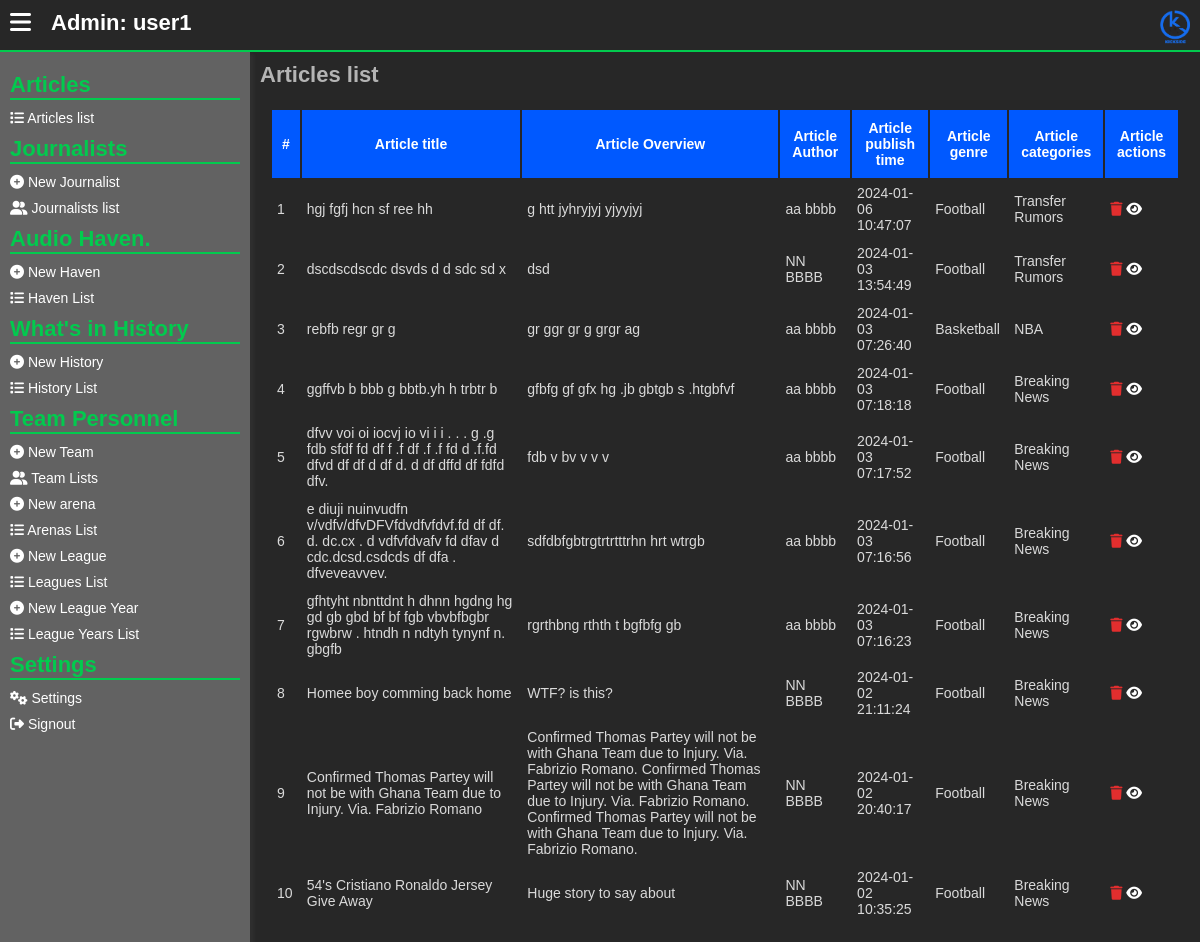
Page /admins/articles-list.php (signed in) on the committed database.
### tables this page shows
CREATE TABLE `news_articles` (
  `article_id` int(11) NOT NULL,
  `article_title` text NOT NULL,
  `article_overview` text NOT NULL,
  `article_poster` text NOT NULL,
  `article_full_details` text NOT NULL,
  `article_author` int(11) NOT NULL,
  `article_genre` int(11) NOT NULL,
  `article_publish_time` text NOT NULL DEFAULT current_timestamp()
);

CREATE TABLE `journalists` (
  `id` int(11) NOT NULL,
  `first_name` varchar(255) NOT NULL,
  `last_name` varchar(255) NOT NULL,
  `user_name` varchar(255) NOT NULL,
  `email` varchar(255) NOT NULL,
  `phone_number` varchar(255) NOT NULL,
  `password` text NOT NULL,
  `display_name` varchar(255) NOT NULL,
  `status` varchar(255) NOT NULL DEFAULT 'Working'
);

CREATE TABLE `genres` (
  `id` int(11) NOT NULL,
  `genre_name` varchar(255) NOT NULL,
  `genre_description` text NOT NULL,
  `genre_icon` varchar(255) NOT NULL
);

CREATE TABLE `categories` (
  `id` int(11) NOT NULL,
  `category_name` varchar(255) NOT NULL,
  `category_description` text NOT NULL,
  `genre` int(11) NOT NULL,
  `category_icon` varchar(255) NOT NULL
);

### assets/php/admins/session_checker.php (called while the page is built, shortened)
<?php
    if (!isset($_SESSION['acting_admin_id'])) {
        header("location: signin.php");
    }
    else {
        $acting_admin_id = $_SESSION['acting_admin_id'];
        $check_admin_exists = mysqli_query($server,"SELECT * from
            admins WHERE id = '$acting_admin_id'
        ");
        if (mysqli_num_rows($check_admin_exists) !== 1) {
            header("location: ../admins/signin.php");
        }
        else {
            $get_the_admin_info = mysqli_fetch_array($check_admin_exists);
            $acting_admin_un = $get_the_admin_info["user_name"];
        }
    }
?>

### admins/articles-list.php (the view, shortened to what this page needs)
<?php
include("../assets/php/global/server.php");
include("../assets/php/admins/session_checker.php");
?>
<!DOCTYPE html>
<html lang="en">
<head>
   <link rel="stylesheet" href="../assets/css/back-main.css">
   <link rel="stylesheet" href="https://cdnjs.cloudflare.com/ajax/libs/font-awesome/6.5.1/css/all.min.css"
 />
</head>
<body>
   <main>
      <section class="main-section">
         <?php include("../assets/php/admins/header.php"); ?>
         <div class="hero">
            <?php include("../assets/php/admins/left-nav.php") ?>
            <div class="dashboard">
               <div class="dashboard-cont">
                  <h1>
                     Articles list
                  </h1>
                  <div class="form-row">
                     <table>
                        <thead>
                           <tr>
                              <th>#</th>
                              <th>
                                 Article title
                              </th>
                              <th>
                                 Article Overview
                              </th>
                              <th>
                                 Article Author
                              </th>
                              <th>
                                 Article publish time
                              </th>
                              <th>
                                 Article genre
                              </th>
                              <th>
                                 Article categories
                              </th>
                              <th>
                                 Article actions
                              </th>
                           </tr>
                        </thead>
                        <tbody>
                           <?php
                           $get_All_articles = mysqli_query($server, "SELECT * from
                              news_articles,genres,journalists
                              WHERE
                              news_articles.article_genre = genres.id
                              AND news_articles.article_author = journalists.id
                              ORDER BY article_publish_time DESC
                           ");
                           if (mysqli_num_rows($get_All_articles) < 1) {
                              ?>
                              <tr>
                                 <td colspan="100">
                                    No values found
                                 </td>
                              </tr>
                              <?php
                           } else {
                              $counter = 1;
                              while ($data_All_articles = mysqli_fetch_array($get_All_articles)) {
                                 $article_id = $data_All_articles['article_id'];
                                 ?>
                                 <tr>
                                    <td>
                                       <?php echo $counter++; ?>
                                    </td>
                                    <td>
                                       <?php echo $data_All_articles['article_title']; ?>
                                    </td>
                                    <td>
                                       <?php echo $data_All_articles['article_overview']; ?>
                                    </td>
                                    <td>
                                       <?php echo $data_All_articles['display_name']; ?>
                                    </td>
                                    <td>
                                       <?php echo $data_All_articles['article_publish_time']; ?>
                                    </td>
                                    <td>
                                       <?php echo $data_All_articles['genre_name']; ?>
                                    </td>
                                    <td>
                                       <?php
                                       $check_if_categories_exists = mysqli_query($server, "SELECT * from
                                             news_articles_categories,categories
                                             WHERE article = '$article_id'
                                             AND news_articles_categories.category = categories.id
                                       ");
                                       if (mysqli_num_rows($check_if_categories_exists) < 1) {
                                          ?>
                                          <a href="article-add-category.php?a=<?php echo $data_All_articles['article_id']; ?>"
                                             title="Add an article Category">
                                             <i class="fa fa-plus-circle"></i>
                                          </a>
                                          <?php
                                       } else {
                                          $data_if_cateogry_exists = mysqli_fetch_array($check_if_categories_exists);
                                          echo $data_if_cateogry_exists['category_name'];
                                       }
                                       ?>
                                    </td>
                                    <td>
                                       <button class="deleteArticle delete"
                                          value="<?php echo $data_All_articles['article_id']; ?>" title="Delete article.">
                                          <i class="fa fa-trash"></i>
                                       </button>
                                       <a href="../clients/read.php?a=<?php echo $data_All_articles['article_id']; ?>"
                                          target="_blank" title="Watch the Article live">
                                          <i class="fa fa-eye"></i>
                                       </a>
                                    </td>
                                 </tr>
                                 <?php
                              }
                           }
                           ?>
                        </tbody>
                     </table>
                  </div>
               </div>
            </div>
         </div>
      </section>
   </main>
</body>
</html>

### assets/php/admins/header.php
<header>
   <div class="menu">
      <button id="menu_toggleBTN">
         <i class="fa fa-bars"></i>
      </button>
   </div>
   <div class="username" onclick="location.reload()">
      Admin:
      <?php
         echo $acting_admin_un;
      ?>
   </div>
   <div class="logo">
      <a href="./home.php">
         <img src="../assets/images/KickSide - Logo.png" alt="Kick Side Logo">
      </a>
   </div>
</header>

### assets/css/back-main.css (style rules this page uses)
* { font-size: 14px; margin: 0; padding: 0; text-decoration: none; }
body { font-family: "Gill Sans", "Gill Sans MT", Calibri, "Trebuchet MS", sans-serif; margin: 0; padding: 0; background: #d3d3d357; overflow: hidden; }
button { cursor: pointer; background: transparent; border: 0; }
main { width: 100%; height: 100%; }
section.main-section { height: 100vh; width: 100vw; top: 0; left: 0; position: absolute; background: rgb(39, 39, 39); overflow: hidden; }
section.main-section header { width: 100vw; display: flex; flex-direction: row; margin: 0; padding: 0; height: 50px; border-bottom: 2px solid #02ca4e; }
section.main-section header .menu { padding: 10px; }
section.main-section header .menu button { border: 0; background: transparent; }
section.main-section header .menu button i { font-size: 24px; color: #fff; }
section.main-section header .username { flex: 4; padding: 10px; color: #fff; font-size: 22px; font-weight: bold; user-select: none; cursor: pointer; }
section.main-section header .logo { text-align: right; flex: 2; padding: 10px; }
section.main-section header .logo img { width: 30px; }
section.main-section .hero { width: 100%; display: flex; flex-direction: row; flex-wrap: nowrap; }
section.main-section .dashboard { height: calc(100vh - 50px); overflow: auto; flex: 1; }
section.main-section .dashboard .dashboard-cont { padding: 10px; }
section.main-section .dashboard .dashboard-cont h1 { color: #b4b4b4; font-size: 22px; }
section.main-section .dashboard .form-row { margin-top: 10px; padding: 10px; border-radius: 10px; }
section.main-section .dashboard .form-row table { width: auto; }
section.main-section .dashboard .form-row table thead { background: #0059ff; color: #fff; }
section.main-section .dashboard .form-row table thead th { padding: 10px; }
section.main-section .dashboard .form-row table tbody td { color: #dadada; padding: 5px; }
section.main-section .dashboard .form-row table tbody td a { background: transparent; border: 0; outline: 0; color: #fff; }
section.main-section .dashboard .form-row table tbody td .delete i { color: #e22e2e; }

### rows in the picture
news_articles: article_title "hgj fgfj hcn sf ree hh", article_overview "g htt jyhryjyj yjyyjyj", article_author.display_name "aa bbbb", article_publish_time "2024-01-06 10:47:07", article_genre.genre_name "Football", categories.category_name "Transfer Rumors", $data_All_articles['article_id'] 20 (drawn)
news_articles: article_title "dscdscdscdc dsvds d d sdc sd x", article_overview "dsd", article_author.display_name "NN BBBB", article_publish_time "2024-01-03 13:54:49", article_genre.genre_name "Football", categories.category_name "Transfer Rumors", $data_All_articles['article_id'] 16 (drawn)
news_articles: article_title "rebfb regr gr g", article_overview "gr ggr gr g grgr ag", article_author.display_name "aa bbbb", article_publish_time "2024-01-03 07:26:40", article_genre.genre_name "Basketball", categories.category_name "NBA", $data_All_articles['article_id'] 13 (drawn)
news_articles: article_title "ggffvb b bbb g bbtb.yh h trbtr b", article_overview "gfbfg gf gfx hg .jb gbtgb s .htgbfvf", article_author.display_name "aa bbbb", article_publish_time "2024-01-03 07:18:18", article_genre.genre_name "Football", categories.category_name "Breaking News", $data_All_articles['article_id'] 11 (drawn)
news_articles: article_title "dfvv voi oi iocvj io vi i i . . . g .g fdb sfdf fd df f .f df .f .f fd d .f.fd dfvd df df d df d. d df dffd df fdfd dfv.", article_overview "fdb v bv v v v", article_author.display_name "aa bbbb", article_publish_time "2024-01-03 07:17:52", article_genre.genre_name "Football", categories.category_name "Breaking News", $data_All_articles['article_id'] 10 (drawn)
news_articles: article_title "e diuji nuinvudfn v/vdfv/dfvDFVfdvdfvfdvf.fd df df. d. dc.cx . d vdfvfdvafv fd dfav d cdc.dcsd.csdcds df dfa . dfveveavvev.", article_overview "sdfdbfgbtrgtrtrtttrhn hrt wtrgb", article_author.display_name "aa bbbb", article_publish_time "2024-01-03 07:16:56", article_genre.genre_name "Football", categories.category_name "Breaking News", $data_All_articles['article_id'] 9 (drawn)
news_articles: article_title "gfhtyht nbnttdnt h dhnn hgdng hg gd gb gbd bf bf fgb vbvbfbgbr rgwbrw . htndh n ndtyh tynynf n. gbgfb", article_overview "rgrthbng rthth t bgfbfg gb", article_author.display_name "aa bbbb", article_publish_time "2024-01-03 07:16:23", article_genre.genre_name "Football", categories.category_name "Breaking News", $data_All_articles['article_id'] 8 (drawn)
news_articles: article_title "Homee boy comming back home", article_overview "WTF? is this?", article_author.display_name "NN BBBB", article_publish_time "2024-01-02 21:11:24", article_genre.genre_name "Football", categories.category_name "Breaking News", $data_All_articles['article_id'] 7 (drawn)
news_articles: article_title "Confirmed Thomas Partey will not be with Ghana Team due to Injury. Via. Fabrizio Romano", article_overview "Confirmed Thomas Partey will not be with Ghana Team due to Injury. Via. Fabrizio Romano. Confirmed Thomas Partey will not be with Ghana Team due to Injury. Via. Fabrizio Romano. Confirmed Thomas Partey will not be with Ghana Team due to Injury. Via. Fabrizio Romano.", article_author.display_name "NN BBBB", article_publish_time "2024-01-02 20:40:17", article_genre.genre_name "Football", categories.category_name "Breaking News", $data_All_articles['article_id'] 6 (drawn)
news_articles: article_title "54's Cristiano Ronaldo Jersey Give Away", article_overview "Huge story to say about", article_author.display_name "NN BBBB", article_publish_time "2024-01-02 10:35:25", article_genre.genre_name "Football", categories.category_name "Breaking News", $data_All_articles['article_id'] 4 (drawn)

### other values in the picture
$acting_admin_un "user1"
